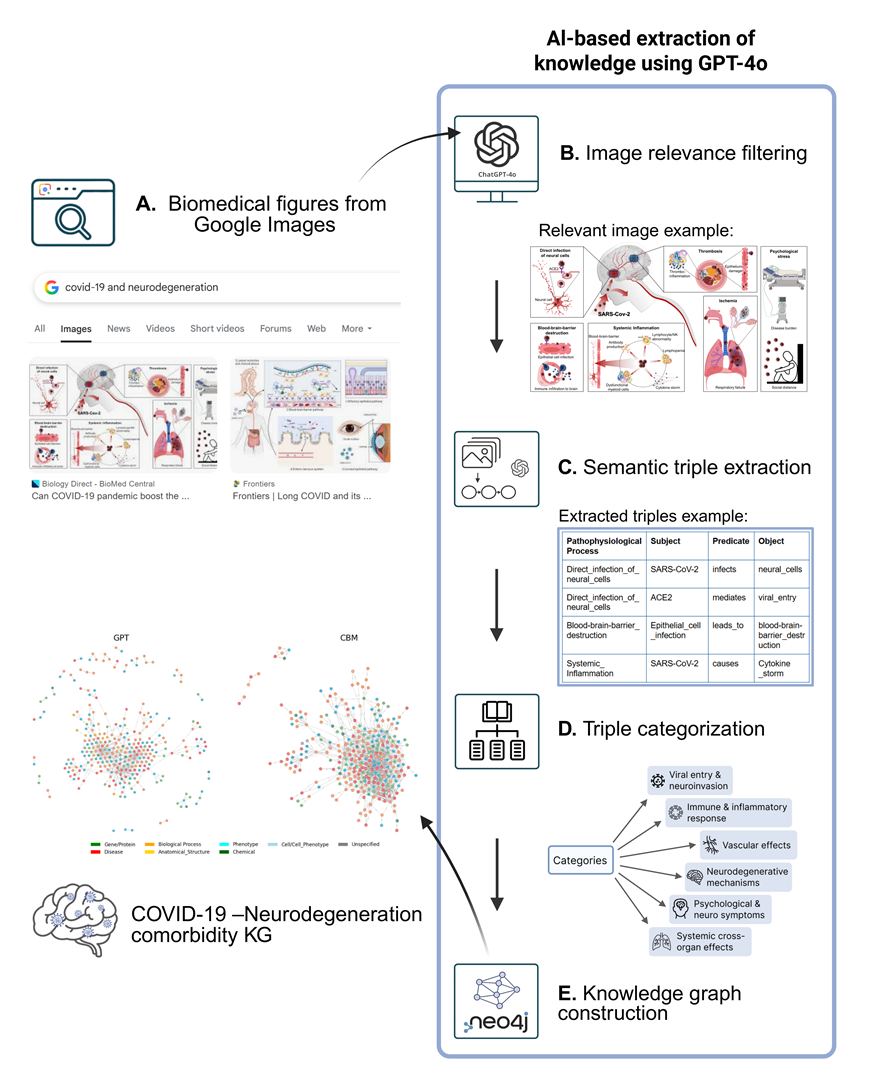
#> input picture images/workflow.png, 879 x 1091 px; its folder holds only this picture in this run
$ python -i image_baseline.py   (imports and definitions only)
#> lines starting #> are read from the running program, lines starting #| are printed output that depends on the picture; after the words box and inside, x2 and y2 are one past the last pixel; in counts of white or black regions, pixels touching at a corner belong together
"""
Simple rule-based diagram parser baseline (robust)
- Fixes 'single positional indexer is out-of-bounds'
- Hardens OCR filtering and arrow handling
"""

import os
import cv2, pytesseract, pandas as pd, numpy as np

# === CONFIG ===
IMAGE_DIR = "../data/CBM_data/images_CBM_subset"
OUTPUT_CSV = "rule_based_triples.csv"
AREA_THRESH = 50           # ignore tiny contours
OCR_CONF_THRESH = 60       # minimum OCR confidence
TESSERACT_CONFIG = "--psm 6"   # good default for diagrams

def nearest_label(point, texts):
    """Return nearest recognized text label to a given (x,y) point."""
    if texts.empty:
        return "N/A"
    dx = texts["cx"] - point[0]
    dy = texts["cy"] - point[1]
    d = (dx*dx + dy*dy)
    # use .idxmin with .loc (label-based), NOT iloc
    idx = d.idxmin()
    return texts.loc[idx, "text"]

def parse_image(img_path):
    """Process one image and return list of (image, subject, relation, object) triples."""
#> called with img_path = '../images/workflow.png'
    img = cv2.imread(img_path)
#> img is the input picture: shape (1091, 879, 3); mean B, G, R 243.4, 242.5, 242.5
    if img is None:
        return []

    gray = cv2.cvtColor(img, cv2.COLOR_BGR2GRAY)
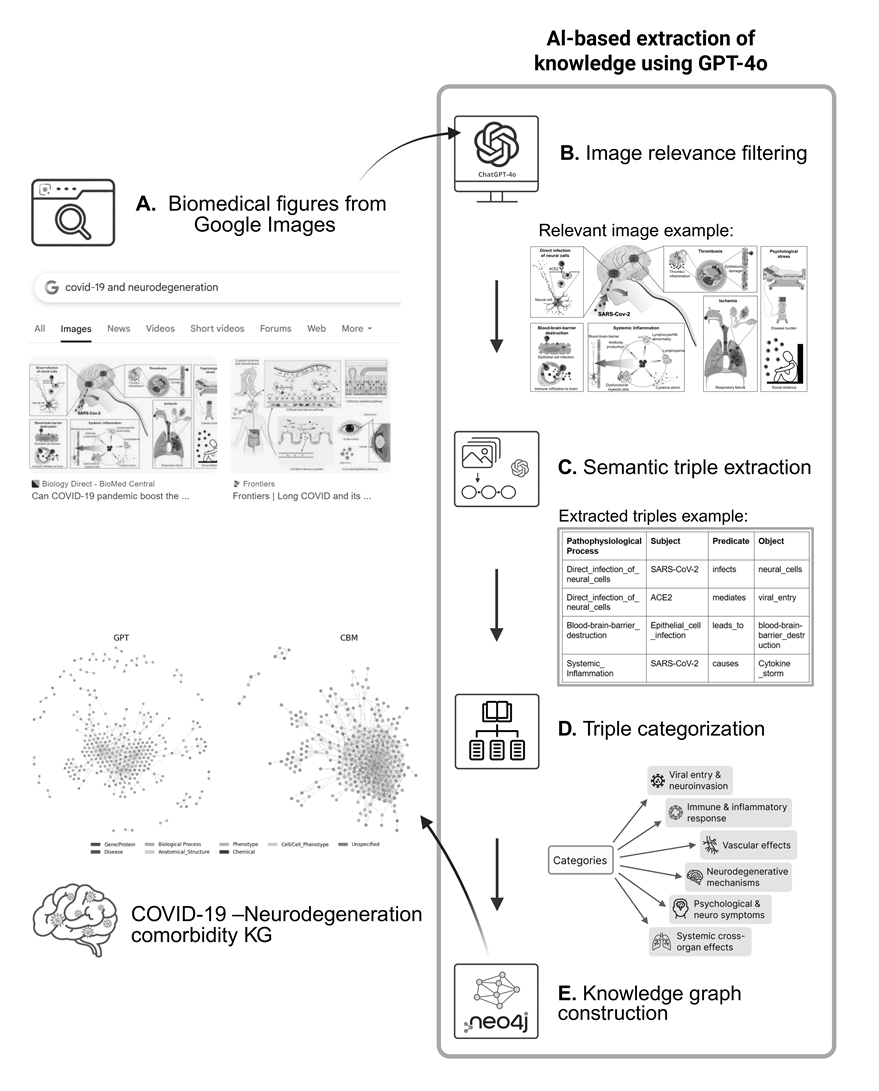
#> gray: shape (1091, 879); min 0, max 255, mean 242.6
    # light denoise/binarize to help OCR
    gray = cv2.medianBlur(gray, 3)
    _, bin_img = cv2.threshold(gray, 0, 255, cv2.THRESH_BINARY + cv2.THRESH_OTSU)
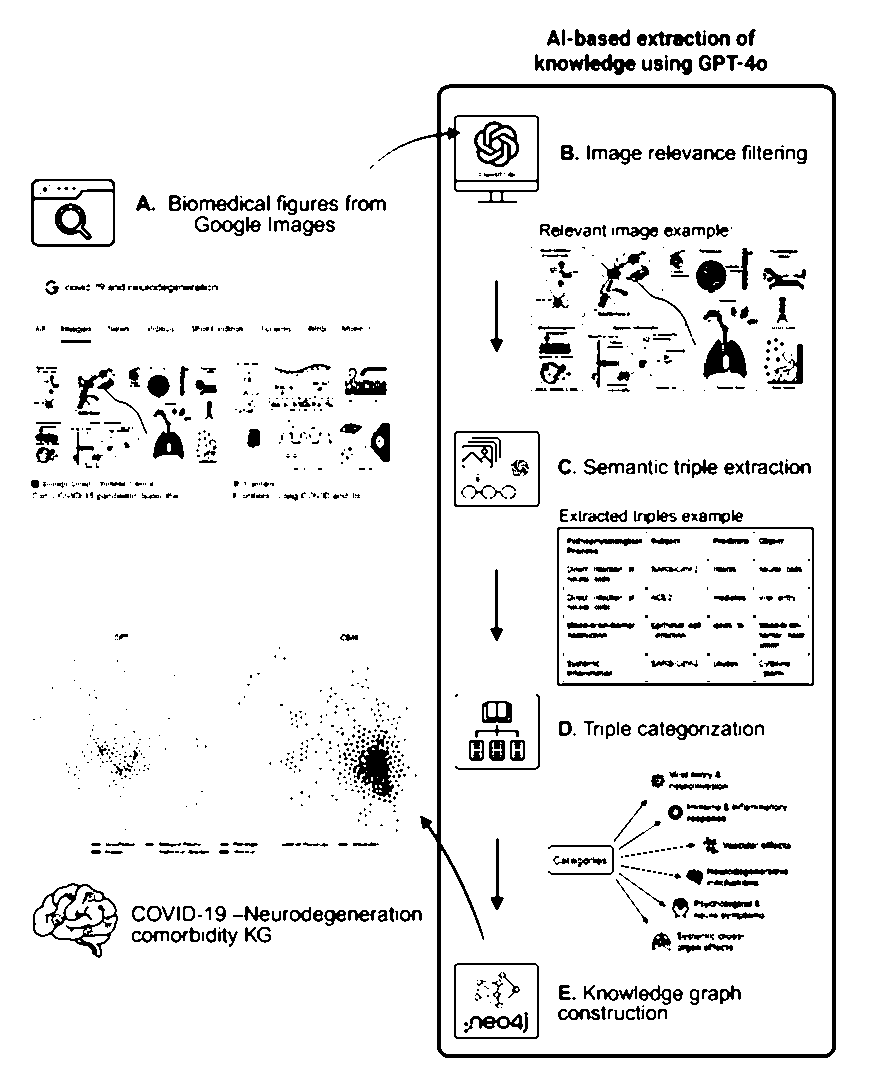
#> bin_img: shape (1091, 879); 92.9% white; 1119 black regions (701 under 20 px), largest, box (x1, y1, x2, y2) and area: (378, 84, 836, 1058) 12425, (557, 527, 814, 686) 1895, (33, 883, 118, 958) 1433

    edges = cv2.Canny(bin_img, 100, 200)
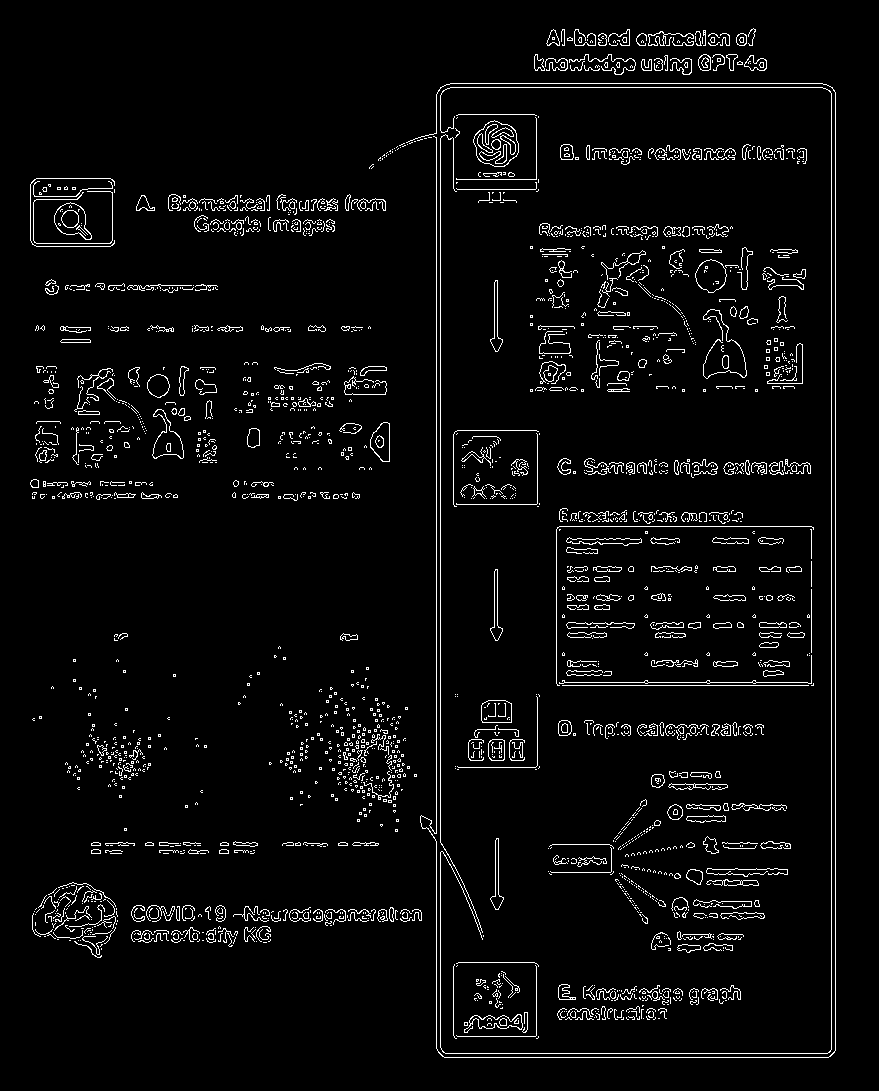
#> edges: shape (1091, 879); 4.1% white in thin lines or dots, all inside (x1, y1, x2, y2) = (30, 28, 836, 1058)

    # --- Arrow-ish contour detection (very rough) ---
    contours, _ = cv2.findContours(edges, cv2.RETR_EXTERNAL, cv2.CHAIN_APPROX_SIMPLE)
#> contours = 2248 contours, 2121 with area under 20; largest, box (x1, y1, x2, y2) and area: (473, 120, 519, 167) 1551, (54, 202, 92, 240) 867, (695, 259, 727, 293) 753, (152, 409, 184, 459) 726, (481, 700, 512, 723) 633
    arrows = [c for c in contours if cv2.contourArea(c) > AREA_THRESH]
#> arrows = 69 contours; largest, box (x1, y1, x2, y2) and area: (473, 120, 519, 167) 1551, (54, 202, 92, 240) 867, (695, 259, 727, 293) 753, (152, 409, 184, 459) 726, (481, 700, 512, 723) 633

    # --- OCR text detection ---
#> (the run stopped early here; a loop or call above may not have finished)
